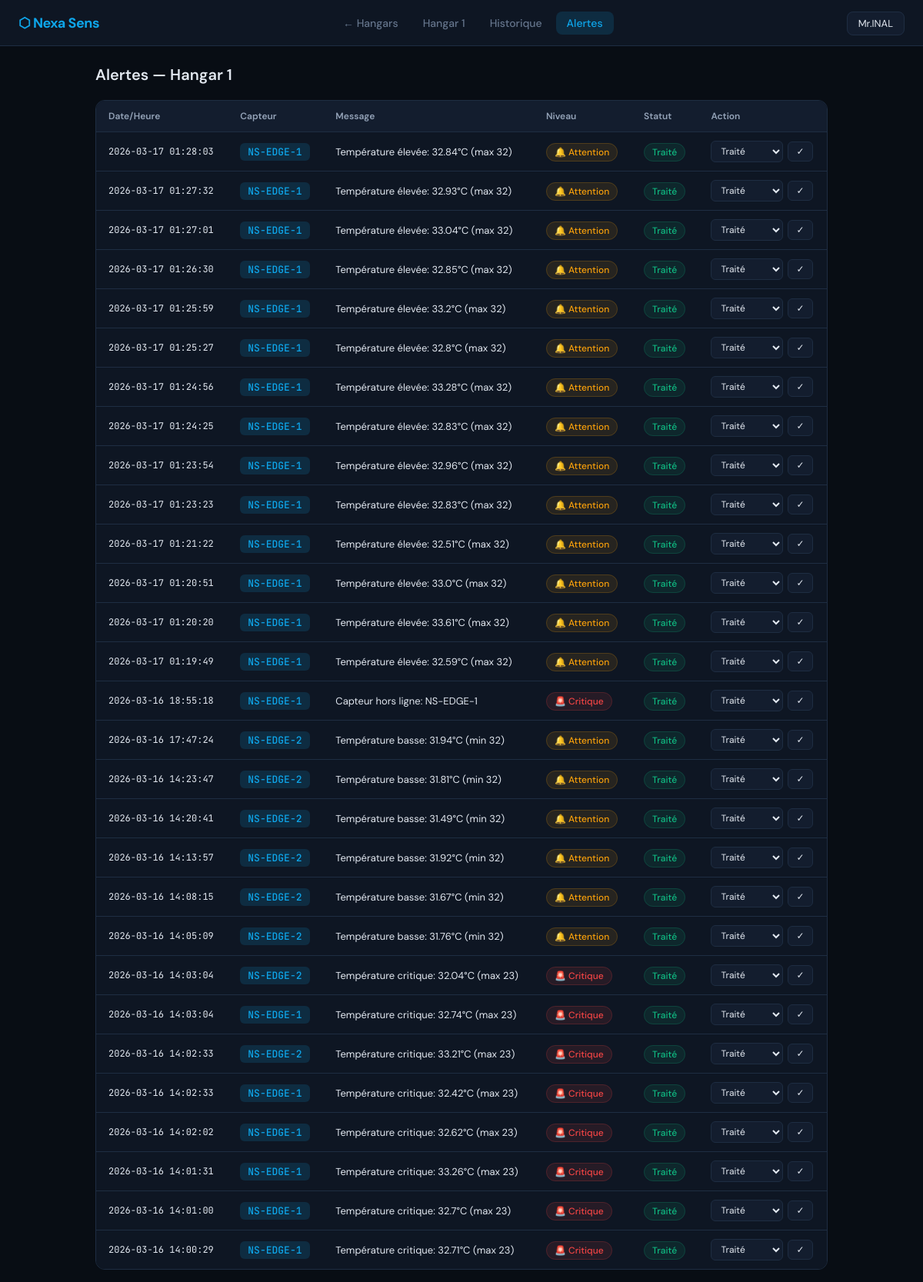
The page /alerts/1 (signed in) on the database its author committed.
### tables this page shows
CREATE TABLE hangars (
    id INTEGER PRIMARY KEY AUTOINCREMENT,
    user_id INTEGER, name TEXT, flock_age INTEGER DEFAULT 1,
    temp_min REAL DEFAULT 32, temp_max REAL DEFAULT 35,
    hum_min REAL DEFAULT 60, hum_max REAL DEFAULT 70,
    ammonia_max REAL DEFAULT 10, nsr_pin TEXT DEFAULT NULL,
    eq_fan TEXT DEFAULT 'AUTO', eq_heater TEXT DEFAULT 'AUTO',
    eq_mister TEXT DEFAULT 'AUTO', eq_ventilation TEXT DEFAULT 'AUTO');

CREATE TABLE alerts (
    id INTEGER PRIMARY KEY AUTOINCREMENT,
    hangar_id INTEGER, node_id TEXT, message TEXT,
    level TEXT DEFAULT 'log',
    status TEXT DEFAULT 'Non traité', timestamp TEXT);

### cloud_server.py (the view)
@app.route("/alerts/<int:hid>")
def alerts_page(hid):
    if "user_id" not in session: return redirect("/login")
    c.execute("SELECT id,node_id,message,level,status,timestamp FROM alerts WHERE hangar_id=? ORDER BY id DESC LIMIT 200", (hid,))
    alerts = [{"id":r[0],"node_id":r[1],"message":r[2],"level":r[3],"status":r[4],"timestamp":r[5]} for r in c.fetchall()]
    c.execute("SELECT name FROM hangars WHERE id=?", (hid,))
    name = c.fetchone()[0]
    return render_template("alerts.html", alerts=alerts, hangar_id=hid, hangar_name=name)

### templates/alerts.html (shortened to what this page needs)
<!DOCTYPE html>
<html lang="fr">
<head>
    <link rel="stylesheet" href="/static/style.css">
</head>
<body>
<header>
    <div class="logo">⬡ Nexa Sens</div>
    <nav>
        <a href="/" class="nav-link">← Hangars</a>
        <a href="/hangar/{{ hangar_id }}" class="nav-link">{{ hangar_name }}</a>
        <a href="/history/{{ hangar_id }}" class="nav-link">Historique</a>
        <a href="/alerts/{{ hangar_id }}" class="nav-link active">Alertes</a>
    </nav>
    <div class="user-menu">
        <span class="user-btn">{{ session.get('username') }}</span>
    </div>
</header>
<main>
    <h1 class="page-title">Alertes — {{ hangar_name }}</h1>
    {% if alerts %}
    <div class="table-container">
        <table>
            <thead>
                <tr>
                    <th>Date/Heure</th>
                    <th>Capteur</th>
                    <th>Message</th>
                    <th>Niveau</th>
                    <th>Statut</th>
                    <th>Action</th>
                </tr>
            </thead>
            <tbody>
                {% for a in alerts %}
                <tr>
                    <td style="font-family:var(--mono);font-size:12px">{{ a.timestamp }}</td>
                    <td><span class="node-name">{{ a.node_id }}</span></td>
                    <td>{{ a.message }}</td>
                    <td>
                        <span class="alert-status-badge
                            {% if a.level == 'critical' %}status-danger
                            {% elif a.level == 'notify' %}status-warning
                            {% else %}status-ok{% endif %}">
                            {% if a.level == 'critical' %}🚨 Critique
                            {% elif a.level == 'notify' %}🔔 Attention
                            {% else %}✓ Normal{% endif %}
                        </span>
                    </td>
                    <td>
                        <span class="alert-status-badge
                            {% if a.status == 'Traité' %}status-ok
                            {% elif a.status == 'Non traité' and a.level == 'critical' %}status-danger
                            {% else %}status-warning{% endif %}">
                            {{ a.status }}
                        </span>
                    </td>
                    <td>
                        <form method="POST" action="/update_alert/{{ a.id }}" style="display:flex;gap:6px;align-items:center">
                            <select name="status" class="status-select">
                                <option value="Traité"     {% if a.status == 'Traité'     %}selected{% endif %}>Traité</option>
                            </select>
                            <button type="submit" class="btn-small">✓</button>
                        </form>
                    </td>
                </tr>
                {% endfor %}
            </tbody>
        </table>
    </div>
    {% else %}
    <div class="no-data"><p>✅ Aucune alerte enregistrée.</p></div>
    {% endif %}
</main>
</body>
</html>

### static/style.css (style rules this page uses)
:root { --bg: #080d14; --bg-card: #0e1623; --bg-elevated: #131d2e; --border: #1e2d42; --accent: #0ea5e9; --accent-glow: rgba(14,165,233,0.15); --success: #10b981; --warning: #f59e0b; --danger: #ef4444; --text: #e2e8f0; --text-muted: #64748b; --text-dim: #94a3b8; --font: 'DM Sans', sans-serif; --mono: 'JetBrains Mono', monospace; }
* { box-sizing: border-box; margin: 0; padding: 0; }
body { font-family: var(--font); background: var(--bg); color: var(--text); min-height: 100vh; }
header { display: flex; align-items: center; justify-content: space-between; padding: 0 24px; height: 60px; background: var(--bg-card); border-bottom: 1px solid var(--border); position: sticky; top: 0; z-index: 100; gap: 16px; }
.logo { font-size: 18px; font-weight: 700; color: var(--accent); letter-spacing: -0.5px; white-space: nowrap; }
nav { display: flex; gap: 4px; align-items: center; }
.nav-link { padding: 6px 14px; border-radius: 8px; color: var(--text-muted); text-decoration: none; font-size: 14px; font-weight: 500; transition: all 0.2s; }
.nav-link.active { background: var(--accent-glow); color: var(--accent); }
.user-menu { position: relative; }
.user-btn { padding: 6px 14px; background: var(--bg-elevated); border-radius: 8px; font-size: 13px; cursor: pointer; border: 1px solid var(--border); }
main { padding: 24px; max-width: 1000px; margin: 0 auto; }
.page-title { font-size: 20px; font-weight: 600; margin-bottom: 20px; }
.status-ok { background: rgba(16,185,129,0.1); color: var(--success); border: 1px solid rgba(16,185,129,0.2); }
.status-warning { background: rgba(245,158,11,0.1); color: var(--warning); border: 1px solid rgba(245,158,11,0.2); }
.status-danger { background: rgba(239,68,68,0.1); color: var(--danger); border: 1px solid rgba(239,68,68,0.2); }
.alert-status-badge { font-size: 12px; padding: 3px 10px; border-radius: 20px; font-weight: 500; }
.node-name { font-family: var(--mono); font-size: 13px; font-weight: 500; color: var(--accent); background: var(--accent-glow); padding: 3px 10px; border-radius: 6px; }
.btn-small { background: var(--bg-elevated); color: var(--text); border: 1px solid var(--border); padding: 4px 10px; border-radius: 6px; font-size: 12px; cursor: pointer; font-family: var(--font); white-space: nowrap; text-decoration: none; display: inline-block; }
.table-container { overflow-x: auto; border-radius: 12px; border: 1px solid var(--border); }
table { width: 100%; border-collapse: collapse; background: var(--bg-card); }
th { background: var(--bg-elevated); color: var(--text-dim); font-size: 12px; font-weight: 600; padding: 12px 16px; text-align: left; border-bottom: 1px solid var(--border); white-space: nowrap; }
td { padding: 11px 16px; font-size: 13px; border-bottom: 1px solid var(--border); }
tr:last-child td { border-bottom: none; }
.status-select { background: var(--bg-elevated); border: 1px solid var(--border); color: var(--text); padding: 4px 8px; border-radius: 6px; font-size: 12px; font-family: var(--font); }

### rows shown on the page
hangars: name "Hangar 1"
alerts: timestamp "2026-03-17 01:28:03", node_id "NS-EDGE-1", message "Température élevée: 32.84°C (max 32)", level "🔔 Attention", status "Traité"
alerts: timestamp "2026-03-17 01:27:32", node_id "NS-EDGE-1", message "Température élevée: 32.93°C (max 32)", level "🔔 Attention", status "Traité"
alerts: timestamp "2026-03-17 01:27:01", node_id "NS-EDGE-1", message "Température élevée: 33.04°C (max 32)", level "🔔 Attention", status "Traité"
alerts: timestamp "2026-03-17 01:26:30", node_id "NS-EDGE-1", message "Température élevée: 32.85°C (max 32)", level "🔔 Attention", status "Traité"
alerts: timestamp "2026-03-17 01:25:59", node_id "NS-EDGE-1", message "Température élevée: 33.2°C (max 32)", level "🔔 Attention", status "Traité"
alerts: timestamp "2026-03-17 01:25:27", node_id "NS-EDGE-1", message "Température élevée: 32.8°C (max 32)", level "🔔 Attention", status "Traité"
alerts: timestamp "2026-03-17 01:24:56", node_id "NS-EDGE-1", message "Température élevée: 33.28°C (max 32)", level "🔔 Attention", status "Traité"
alerts: timestamp "2026-03-17 01:24:25", node_id "NS-EDGE-1", message "Température élevée: 32.83°C (max 32)", level "🔔 Attention", status "Traité"
alerts: timestamp "2026-03-17 01:23:54", node_id "NS-EDGE-1", message "Température élevée: 32.96°C (max 32)", level "🔔 Attention", status "Traité"
alerts: timestamp "2026-03-17 01:23:23", node_id "NS-EDGE-1", message "Température élevée: 32.83°C (max 32)", level "🔔 Attention", status "Traité"
alerts: timestamp "2026-03-17 01:21:22", node_id "NS-EDGE-1", message "Température élevée: 32.51°C (max 32)", level "🔔 Attention", status "Traité"
alerts: timestamp "2026-03-17 01:20:51", node_id "NS-EDGE-1", message "Température élevée: 33.0°C (max 32)", level "🔔 Attention", status "Traité"
alerts: timestamp "2026-03-17 01:20:20", node_id "NS-EDGE-1", message "Température élevée: 33.61°C (max 32)", level "🔔 Attention", status "Traité"
alerts: timestamp "2026-03-17 01:19:49", node_id "NS-EDGE-1", message "Température élevée: 32.59°C (max 32)", level "🔔 Attention", status "Traité"
alerts: timestamp "2026-03-16 18:55:18", node_id "NS-EDGE-1", message "Capteur hors ligne: NS-EDGE-1", level "🚨 Critique", status "Traité"
alerts: timestamp "2026-03-16 17:47:24", node_id "NS-EDGE-2", message "Température basse: 31.94°C (min 32)", level "🔔 Attention", status "Traité"
alerts: timestamp "2026-03-16 14:23:47", node_id "NS-EDGE-2", message "Température basse: 31.81°C (min 32)", level "🔔 Attention", status "Traité"
alerts: timestamp "2026-03-16 14:20:41", node_id "NS-EDGE-2", message "Température basse: 31.49°C (min 32)", level "🔔 Attention", status "Traité"
alerts: timestamp "2026-03-16 14:13:57", node_id "NS-EDGE-2", message "Température basse: 31.92°C (min 32)", level "🔔 Attention", status "Traité"
alerts: timestamp "2026-03-16 14:08:15", node_id "NS-EDGE-2", message "Température basse: 31.67°C (min 32)", level "🔔 Attention", status "Traité"
alerts: timestamp "2026-03-16 14:05:09", node_id "NS-EDGE-2", message "Température basse: 31.76°C (min 32)", level "🔔 Attention", status "Traité"
alerts: timestamp "2026-03-16 14:03:04", node_id "NS-EDGE-2", message "Température critique: 32.04°C (max 23)", level "🚨 Critique", status "Traité"
alerts: timestamp "2026-03-16 14:03:04", node_id "NS-EDGE-1", message "Température critique: 32.74°C (max 23)", level "🚨 Critique", status "Traité"
alerts: timestamp "2026-03-16 14:02:33", node_id "NS-EDGE-2", message "Température critique: 33.21°C (max 23)", level "🚨 Critique", status "Traité"
alerts: timestamp "2026-03-16 14:02:33", node_id "NS-EDGE-1", message "Température critique: 32.42°C (max 23)", level "🚨 Critique", status "Traité"
alerts: timestamp "2026-03-16 14:02:02", node_id "NS-EDGE-1", message "Température critique: 32.62°C (max 23)", level "🚨 Critique", status "Traité"
alerts: timestamp "2026-03-16 14:01:31", node_id "NS-EDGE-1", message "Température critique: 33.26°C (max 23)", level "🚨 Critique", status "Traité"
alerts: timestamp "2026-03-16 14:01:00", node_id "NS-EDGE-1", message "Température critique: 32.7°C (max 23)", level "🚨 Critique", status "Traité"
alerts: timestamp "2026-03-16 14:00:29", node_id "NS-EDGE-1", message "Température critique: 32.71°C (max 23)", level "🚨 Critique", status "Traité"

### other values the page prints
{{ session.get('username') }} "Mr.INAL"
